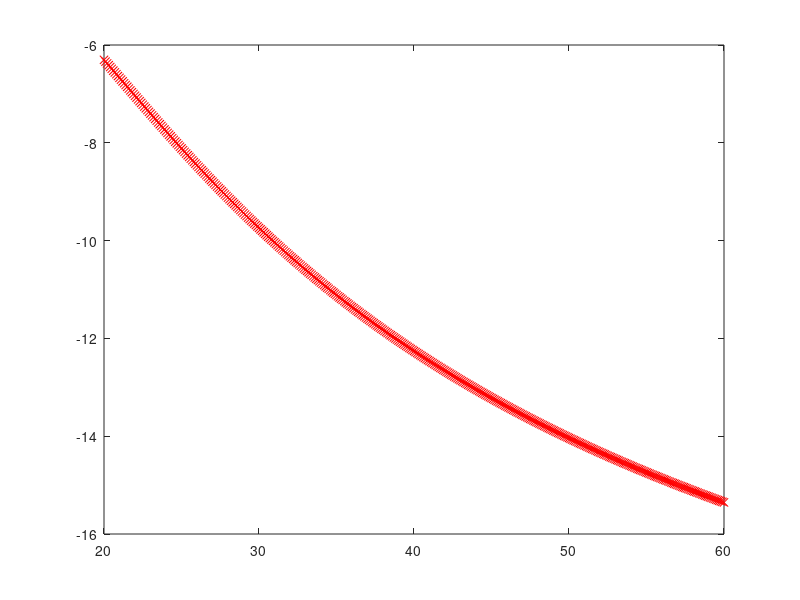

Source code (MATLAB): (Note: this script raises an error after producing the figure.)
load data.mat;

plot(Unorms4_x, Unorms4_y, 'rx');
hold on;
plot(Unorms5_x, Unorms5_y, 'Rx');
title('Norm of Solution v.s. Lambda (Epsilon = 2)');
legend('branch 1', 'branch 2', 'location', 'northwest');
xlabel('lambda');
ylabel('norm');
hold off;
